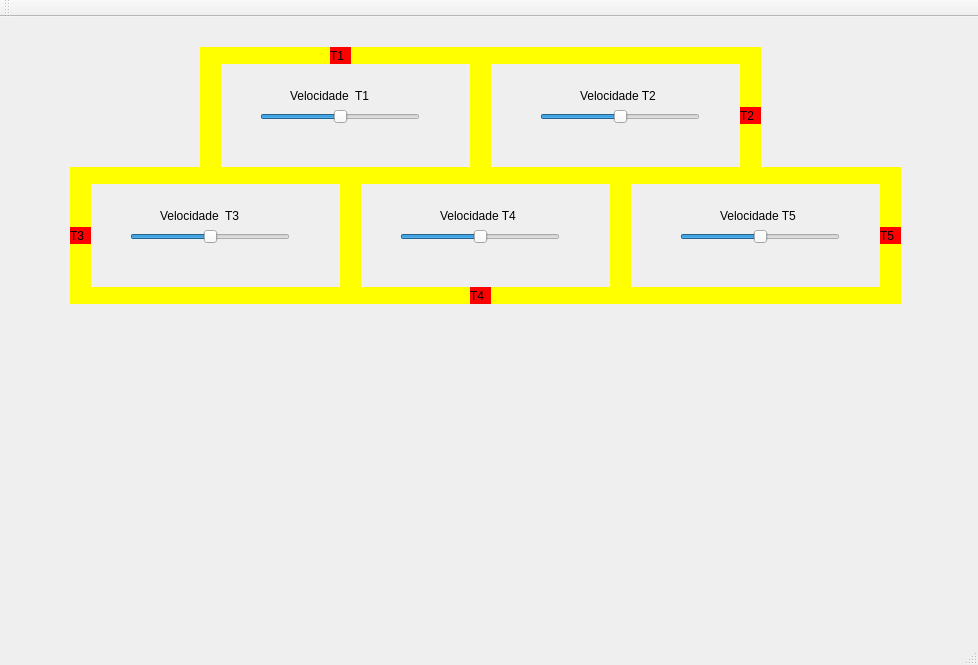
<?xml version="1.0" encoding="UTF-8"?>
<ui version="4.0">
 <class>MainWindow</class>
 <widget class="QMainWindow" name="MainWindow">
  <property name="geometry">
   <rect>
    <x>0</x>
    <y>0</y>
    <width>978</width>
    <height>665</height>
   </rect>
  </property>
  <property name="windowTitle">
   <string>MainWindow</string>
  </property>
  <widget class="QWidget" name="centralWidget">
   <widget class="QLabel" name="label_trem1">
    <property name="geometry">
     <rect>
      <x>330</x>
      <y>30</y>
      <width>21</width>
      <height>17</height>
     </rect>
    </property>
    <property name="styleSheet">
     <string notr="true">QLabel { background: red}</string>
    </property>
    <property name="text">
     <string>T1</string>
    </property>
   </widget>
   <widget class="QLabel" name="label_trilho1">
    <property name="geometry">
     <rect>
      <x>220</x>
      <y>30</y>
      <width>250</width>
      <height>17</height>
     </rect>
    </property>
    <property name="styleSheet">
     <string notr="true">QLabel { background: yellow}</string>
    </property>
    <property name="text">
     <string/>
    </property>
   </widget>
   <widget class="QLabel" name="label_trilho2">
    <property name="geometry">
     <rect>
      <x>220</x>
      <y>150</y>
      <width>250</width>
      <height>17</height>
     </rect>
    </property>
    <property name="styleSheet">
     <string notr="true">QLabel { background: yellow}</string>
    </property>
    <property name="text">
     <string/>
    </property>
   </widget>
   <widget class="QLabel" name="label_trilho3">
    <property name="geometry">
     <rect>
      <x>470</x>
      <y>30</y>
      <width>21</width>
      <height>137</height>
     </rect>
    </property>
    <property name="styleSheet">
     <string notr="true">QLabel { background: yellow}</string>
    </property>
    <property name="text">
     <string/>
    </property>
   </widget>
   <widget class="QLabel" name="label_trilho4">
    <property name="geometry">
     <rect>
      <x>200</x>
      <y>30</y>
      <width>21</width>
      <height>137</height>
     </rect>
    </property>
    <property name="styleSheet">
     <string notr="true">QLabel { background: yellow}</string>
    </property>
    <property name="text">
     <string/>
    </property>
   </widget>
   <widget class="QLabel" name="label_trilho4_2">
    <property name="geometry">
     <rect>
      <x>740</x>
      <y>30</y>
      <width>21</width>
      <height>137</height>
     </rect>
    </property>
    <property name="styleSheet">
     <string notr="true">QLabel { background: yellow}</string>
    </property>
    <property name="text">
     <string/>
    </property>
   </widget>
   <widget class="QLabel" name="label_trilho1_2">
    <property name="geometry">
     <rect>
      <x>490</x>
      <y>30</y>
      <width>250</width>
      <height>17</height>
     </rect>
    </property>
    <property name="styleSheet">
     <string notr="true">QLabel { background: yellow}</string>
    </property>
    <property name="text">
     <string/>
    </property>
   </widget>
   <widget class="QLabel" name="label_trilho2_2">
    <property name="geometry">
     <rect>
      <x>490</x>
      <y>150</y>
      <width>250</width>
      <height>17</height>
     </rect>
    </property>
    <property name="styleSheet">
     <string notr="true">QLabel { background: yellow}</string>
    </property>
    <property name="text">
     <string/>
    </property>
   </widget>
   <widget class="QLabel" name="label_trem2">
    <property name="geometry">
     <rect>
      <x>740</x>
      <y>90</y>
      <width>21</width>
      <height>17</height>
     </rect>
    </property>
    <property name="styleSheet">
     <string notr="true">QLabel { background: red}</string>
    </property>
    <property name="text">
     <string>T2</string>
    </property>
   </widget>
   <widget class="QSlider" name="horizontalSlider">
    <property name="geometry">
     <rect>
      <x>260</x>
      <y>90</y>
      <width>160</width>
      <height>20</height>
     </rect>
    </property>
    <property name="minimum">
     <number>0</number>
    </property>
    <property name="maximum">
     <number>200</number>
    </property>
    <property name="singleStep">
     <number>1</number>
    </property>
    <property name="pageStep">
     <number>0</number>
    </property>
    <property name="sliderPosition">
     <number>100</number>
    </property>
    <property name="tracking">
     <bool>true</bool>
    </property>
    <property name="orientation">
     <enum>Qt::Horizontal</enum>
    </property>
    <property name="invertedAppearance">
     <bool>false</bool>
    </property>
   </widget>
   <widget class="QSlider" name="horizontalSlider_2">
    <property name="geometry">
     <rect>
      <x>540</x>
      <y>90</y>
      <width>160</width>
      <height>20</height>
     </rect>
    </property>
    <property name="maximum">
     <number>200</number>
    </property>
    <property name="sliderPosition">
     <number>100</number>
    </property>
    <property name="orientation">
     <enum>Qt::Horizontal</enum>
    </property>
   </widget>
   <widget class="QLabel" name="label">
    <property name="geometry">
     <rect>
      <x>290</x>
      <y>70</y>
      <width>101</width>
      <height>18</height>
     </rect>
    </property>
    <property name="text">
     <string>Velocidade  T1</string>
    </property>
   </widget>
   <widget class="QLabel" name="label_2">
    <property name="geometry">
     <rect>
      <x>580</x>
      <y>70</y>
      <width>91</width>
      <height>18</height>
     </rect>
    </property>
    <property name="text">
     <string>Velocidade T2</string>
    </property>
   </widget>
   <widget class="QLabel" name="label_trilho4_3">
    <property name="geometry">
     <rect>
      <x>610</x>
      <y>150</y>
      <width>21</width>
      <height>137</height>
     </rect>
    </property>
    <property name="styleSheet">
     <string notr="true">QLabel { background: yellow}</string>
    </property>
    <property name="text">
     <string/>
    </property>
   </widget>
   <widget class="QLabel" name="label_trilho3_2">
    <property name="geometry">
     <rect>
      <x>340</x>
      <y>150</y>
      <width>21</width>
      <height>137</height>
     </rect>
    </property>
    <property name="styleSheet">
     <string notr="true">QLabel { background: yellow}</string>
    </property>
    <property name="text">
     <string/>
    </property>
   </widget>
   <widget class="QLabel" name="label_3">
    <property name="geometry">
     <rect>
      <x>160</x>
      <y>190</y>
      <width>101</width>
      <height>18</height>
     </rect>
    </property>
    <property name="text">
     <string>Velocidade  T3</string>
    </property>
   </widget>
   <widget class="QLabel" name="label_4">
    <property name="geometry">
     <rect>
      <x>440</x>
      <y>190</y>
      <width>91</width>
      <height>18</height>
     </rect>
    </property>
    <property name="text">
     <string>Velocidade T4</string>
    </property>
   </widget>
   <widget class="QLabel" name="label_trilho4_4">
    <property name="geometry">
     <rect>
      <x>70</x>
      <y>150</y>
      <width>21</width>
      <height>137</height>
     </rect>
    </property>
    <property name="styleSheet">
     <string notr="true">QLabel { background: yellow}</string>
    </property>
    <property name="text">
     <string/>
    </property>
   </widget>
   <widget class="QSlider" name="horizontalSlider_3">
    <property name="geometry">
     <rect>
      <x>130</x>
      <y>210</y>
      <width>160</width>
      <height>20</height>
     </rect>
    </property>
    <property name="minimum">
     <number>0</number>
    </property>
    <property name="maximum">
     <number>200</number>
    </property>
    <property name="singleStep">
     <number>1</number>
    </property>
    <property name="pageStep">
     <number>0</number>
    </property>
    <property name="sliderPosition">
     <number>100</number>
    </property>
    <property name="tracking">
     <bool>true</bool>
    </property>
    <property name="orientation">
     <enum>Qt::Horizontal</enum>
    </property>
    <property name="invertedAppearance">
     <bool>false</bool>
    </property>
   </widget>
   <widget class="QLabel" name="label_trilho2_3">
    <property name="geometry">
     <rect>
      <x>90</x>
      <y>270</y>
      <width>250</width>
      <height>17</height>
     </rect>
    </property>
    <property name="styleSheet">
     <string notr="true">QLabel { background: yellow}</string>
    </property>
    <property name="text">
     <string/>
    </property>
   </widget>
   <widget class="QSlider" name="horizontalSlider_4">
    <property name="geometry">
     <rect>
      <x>400</x>
      <y>210</y>
      <width>160</width>
      <height>20</height>
     </rect>
    </property>
    <property name="maximum">
     <number>200</number>
    </property>
    <property name="sliderPosition">
     <number>100</number>
    </property>
    <property name="orientation">
     <enum>Qt::Horizontal</enum>
    </property>
   </widget>
   <widget class="QLabel" name="label_trilho2_4">
    <property name="geometry">
     <rect>
      <x>360</x>
      <y>270</y>
      <width>250</width>
      <height>17</height>
     </rect>
    </property>
    <property name="styleSheet">
     <string notr="true">QLabel { background: yellow}</string>
    </property>
    <property name="text">
     <string/>
    </property>
   </widget>
   <widget class="QLabel" name="label_trilho2_5">
    <property name="geometry">
     <rect>
      <x>630</x>
      <y>270</y>
      <width>250</width>
      <height>17</height>
     </rect>
    </property>
    <property name="styleSheet">
     <string notr="true">QLabel { background: yellow}</string>
    </property>
    <property name="text">
     <string/>
    </property>
   </widget>
   <widget class="QLabel" name="label_trilho4_5">
    <property name="geometry">
     <rect>
      <x>880</x>
      <y>150</y>
      <width>21</width>
      <height>137</height>
     </rect>
    </property>
    <property name="styleSheet">
     <string notr="true">QLabel { background: yellow}</string>
    </property>
    <property name="text">
     <string/>
    </property>
   </widget>
   <widget class="QLabel" name="label_trem3">
    <property name="geometry">
     <rect>
      <x>70</x>
      <y>210</y>
      <width>21</width>
      <height>17</height>
     </rect>
    </property>
    <property name="styleSheet">
     <string notr="true">QLabel { background: red}</string>
    </property>
    <property name="text">
     <string>T3</string>
    </property>
   </widget>
   <widget class="QLabel" name="label_trilho2_7">
    <property name="geometry">
     <rect>
      <x>760</x>
      <y>150</y>
      <width>121</width>
      <height>17</height>
     </rect>
    </property>
    <property name="styleSheet">
     <string notr="true">QLabel { background: yellow}</string>
    </property>
    <property name="text">
     <string/>
    </property>
   </widget>
   <widget class="QLabel" name="label_trilho2_6">
    <property name="geometry">
     <rect>
      <x>90</x>
      <y>150</y>
      <width>111</width>
      <height>17</height>
     </rect>
    </property>
    <property name="styleSheet">
     <string notr="true">QLabel { background: yellow}</string>
    </property>
    <property name="text">
     <string/>
    </property>
   </widget>
   <widget class="QLabel" name="label_trem4">
    <property name="geometry">
     <rect>
      <x>470</x>
      <y>270</y>
      <width>21</width>
      <height>17</height>
     </rect>
    </property>
    <property name="styleSheet">
     <string notr="true">QLabel { background: red}</string>
    </property>
    <property name="text">
     <string>T4</string>
    </property>
   </widget>
   <widget class="QLabel" name="label_trem5">
    <property name="geometry">
     <rect>
      <x>880</x>
      <y>210</y>
      <width>21</width>
      <height>17</height>
     </rect>
    </property>
    <property name="styleSheet">
     <string notr="true">QLabel { background: red}</string>
    </property>
    <property name="text">
     <string>T5</string>
    </property>
   </widget>
   <widget class="QLabel" name="label_5">
    <property name="geometry">
     <rect>
      <x>720</x>
      <y>190</y>
      <width>91</width>
      <height>18</height>
     </rect>
    </property>
    <property name="text">
     <string>Velocidade T5</string>
    </property>
   </widget>
   <widget class="QSlider" name="horizontalSlider_5">
    <property name="geometry">
     <rect>
      <x>680</x>
      <y>210</y>
      <width>160</width>
      <height>20</height>
     </rect>
    </property>
    <property name="maximum">
     <number>200</number>
    </property>
    <property name="sliderPosition">
     <number>100</number>
    </property>
    <property name="orientation">
     <enum>Qt::Horizontal</enum>
    </property>
   </widget>
   <zorder>label_trilho1</zorder>
   <zorder>label_trilho2</zorder>
   <zorder>label_trilho3</zorder>
   <zorder>label_trilho4</zorder>
   <zorder>label_trem1</zorder>
   <zorder>label_trilho4_2</zorder>
   <zorder>label_trilho1_2</zorder>
   <zorder>label_trilho2_2</zorder>
   <zorder>label_trem2</zorder>
   <zorder>horizontalSlider</zorder>
   <zorder>horizontalSlider_2</zorder>
   <zorder>label</zorder>
   <zorder>label_2</zorder>
   <zorder>label_trilho4_3</zorder>
   <zorder>label_trilho3_2</zorder>
   <zorder>label_3</zorder>
   <zorder>label_4</zorder>
   <zorder>label_trilho4_4</zorder>
   <zorder>horizontalSlider_3</zorder>
   <zorder>label_trilho2_3</zorder>
   <zorder>horizontalSlider_4</zorder>
   <zorder>label_trilho2_4</zorder>
   <zorder>label_trilho2_5</zorder>
   <zorder>label_trilho4_5</zorder>
   <zorder>label_trem3</zorder>
   <zorder>label_trilho2_7</zorder>
   <zorder>label_trilho2_6</zorder>
   <zorder>label_trem4</zorder>
   <zorder>label_trem5</zorder>
   <zorder>label_5</zorder>
   <zorder>horizontalSlider_5</zorder>
  </widget>
  <widget class="QMenuBar" name="menuBar">
   <property name="geometry">
    <rect>
     <x>0</x>
     <y>0</y>
     <width>978</width>
     <height>30</height>
    </rect>
   </property>
  </widget>
  <widget class="QToolBar" name="mainToolBar">
   <attribute name="toolBarArea">
    <enum>TopToolBarArea</enum>
   </attribute>
   <attribute name="toolBarBreak">
    <bool>false</bool>
   </attribute>
  </widget>
  <widget class="QStatusBar" name="statusBar"/>
 </widget>
 <layoutdefault spacing="6" margin="11"/>
 <resources/>
 <connections/>
</ui>
